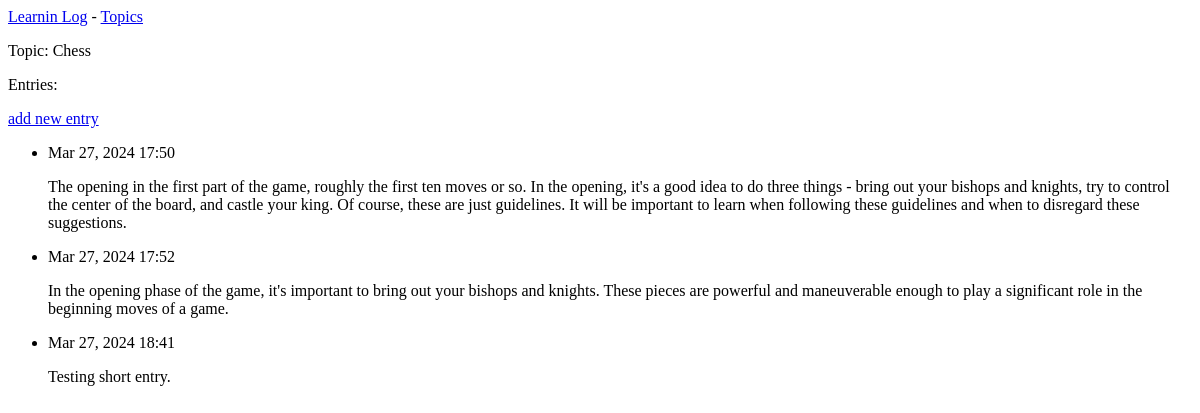
The page /topics/1 on the database as committed earlier.
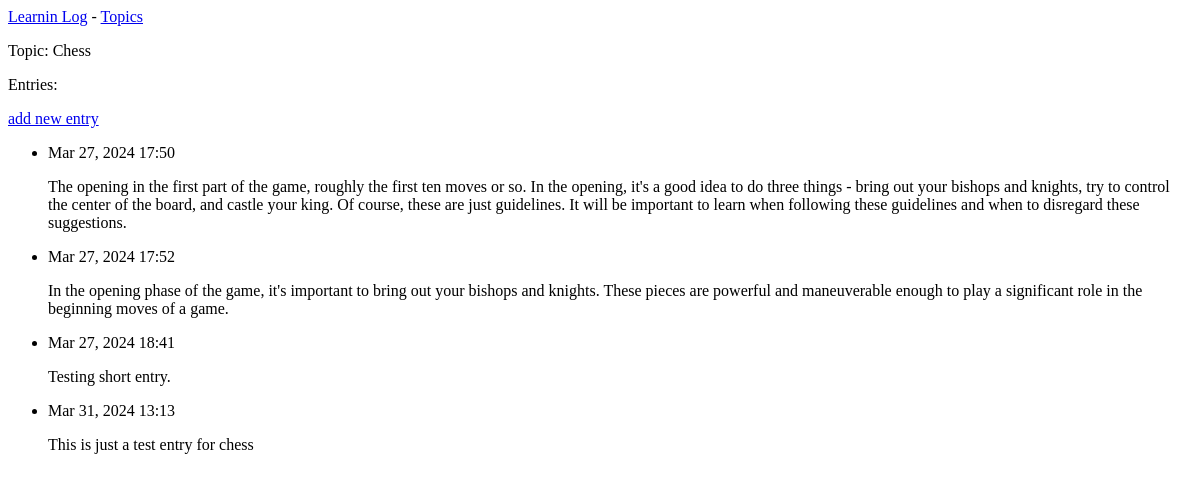
The same page on the database as committed later.
### learning_logs/models.py (models this page shows, shortened)
class Topic(models.Model):
    text = models.CharField(max_length=200)
    date_added = models.DateTimeField(auto_now_add=True)
    def __str__(self):
        return self.text

class Entry(models.Model):
    topic = models.ForeignKey(Topic, on_delete=models.CASCADE)
    text = models.TextField()
    date_added = models.DateTimeField(auto_now_add=True)
    class Meta:
        verbose_name_plural = 'entries'

### learning_logs/views.py (the view)
# urls.py: path('topics/<int:topic_id>', views.topic, name='topic'),
def topic(request, topic_id):
    topic = Topic.objects.get(id=topic_id)
    entries = topic.entry_set.all()
    context = {'topic': topic, 'entries': entries}
    return render(request, 'learning_logs/topic.html', context)

### learning_logs/templates/learning_logs/topic.html
{% extends "learning_logs/base.html" %}
{% block content %}
  <p>Topic: {{ topic }}</p>
  <p>Entries:</p>
  <p>
    <a href="{% url 'learning_logs:new_entry' topic.id %}">add new entry</a>
  </p>
  <ul>
    {% for entry in entries %}
      <li>
        <p>{{ entry.date_added|date:'M d, Y H:i' }}</p>
        <p>{{ entry.text }}</p>
      </li>
    {% empty %}
      <li>
        There are no entries for this topic yet.
      </li>
    {% endfor %}
  </ul>
{% endblock content %}

### learning_logs/templates/learning_logs/base.html
<p>
  <a href="{% url 'learning_logs:index' %}">Learnin Log</a> -
  <a href="{% url 'learning_logs:topics' %}">Topics</a>
</p>
{% block content %}{% endblock content %}

Rows that differ between the two databases and show on the page:
added Entry: date_added "Mar 31, 2024 13:13", text "This is just a test entry for chess"
